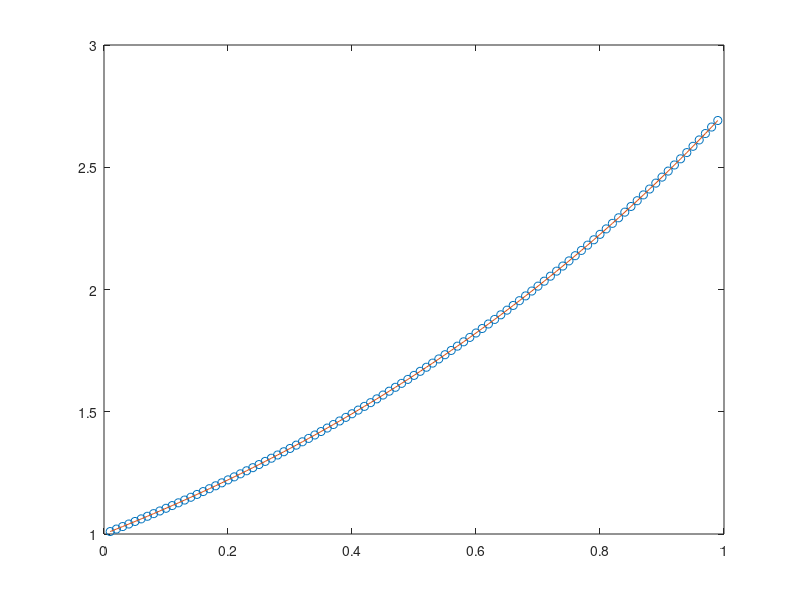
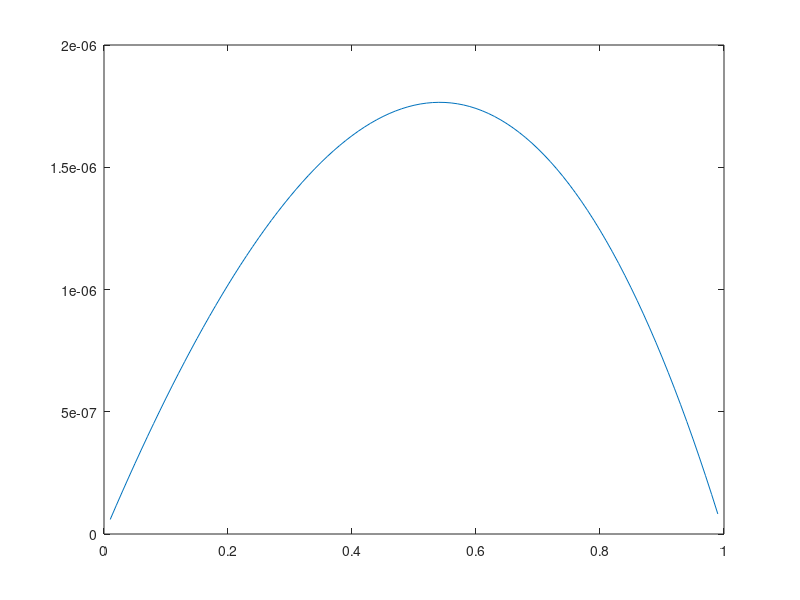

The MATLAB source for these figures, in order:
%this script is written for p3 of hw1, instead of solving the specific
%problem, I code a general function

function p3_a()
clear;
a=0;
b=1;
ua=1;
ub=exp(1);
n=100;
[x,U]=BVP_oder2(a,b,ua,ub,@f,n);
%%%%%%%%%%%%%%%%%%% Plot and show the error %%%%%%%%%%%%%%%%%%%
plot(x,U,'o'); hold
u=zeros(n-1,1);
for i=1:n-1,
    u(i) = f(x(i));
end
plot(x,u);
saveas(gcf,'estimatedU-bvpoder2.png');
%%%%%%% Plot error
figure(2); plot(x,U-u)
saveas(gcf,'plotoferror-bvpoder2.png');
norm(U-u,inf) %%% Print out the maximum error
return

function [x,U] = BVP_oder2(a,b,ua,ub,f,n)
%%%%%%%%%%%%%%%%%%%%%%%%%%%%%%%%%%%%%%%%%%%%%%%%%%%%%%%%%%%%%%%%%%%%%%%%
% This matlab function BVP_oder2 solves the following two-point 
% boundary value problem: u''(x) = f(x) using the center finite 
% difference scheme, and suppose it can give a 2nd order convergence 
% Input: 
% a, b: Two end points. 
% ua, ub: Boundary value 
% f: external function f(x). %
% n: number of 'estimate' points. %
% Output: %
% x: x(1),x(2),...x(n-1) are 'estimate' points %
% U: U(1),U(2),...U(n-1) are approximate solution at 'estimate' points %
%%%%%%%%%%%%%%%%%%%%%%%%%%%%%%%%%%%%%%%%%%%%%%%%%%%%%%%%%%%%%%%%%%%%%%%%
h = (b-a)/n; 
h2=h*h;
A = sparse(n-1,n-1);
F = zeros(n-1,1);
for i=1:n-2,
    A(i,i) = -2/h2; 
    A(i+1,i) = 1/h2; 
    A(i,i+1)= 1/h2;
end
A(n-1,n-1) = -2/h2;
for i=1:n-1,
    x(i) = a+i*h;
    F(i) = f(x(i));
end
F(1) = F(1) - ua/h2;
F(n-1) = F(n-1) - ub/h2;
U = A\F;
return
%%%%%--------- End of the program -------------------------------------

function y=f(x)
y=exp(x);
return
